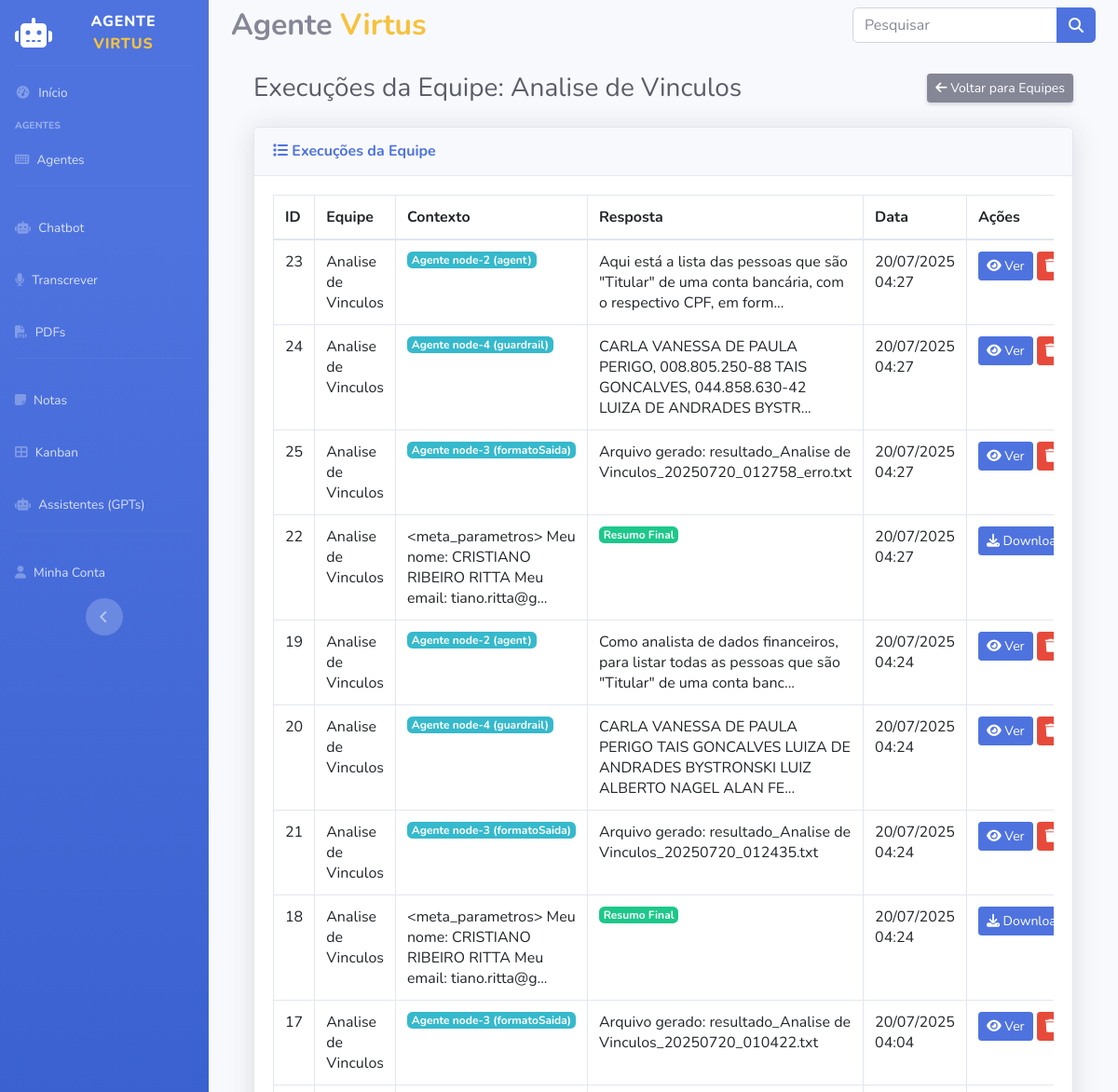
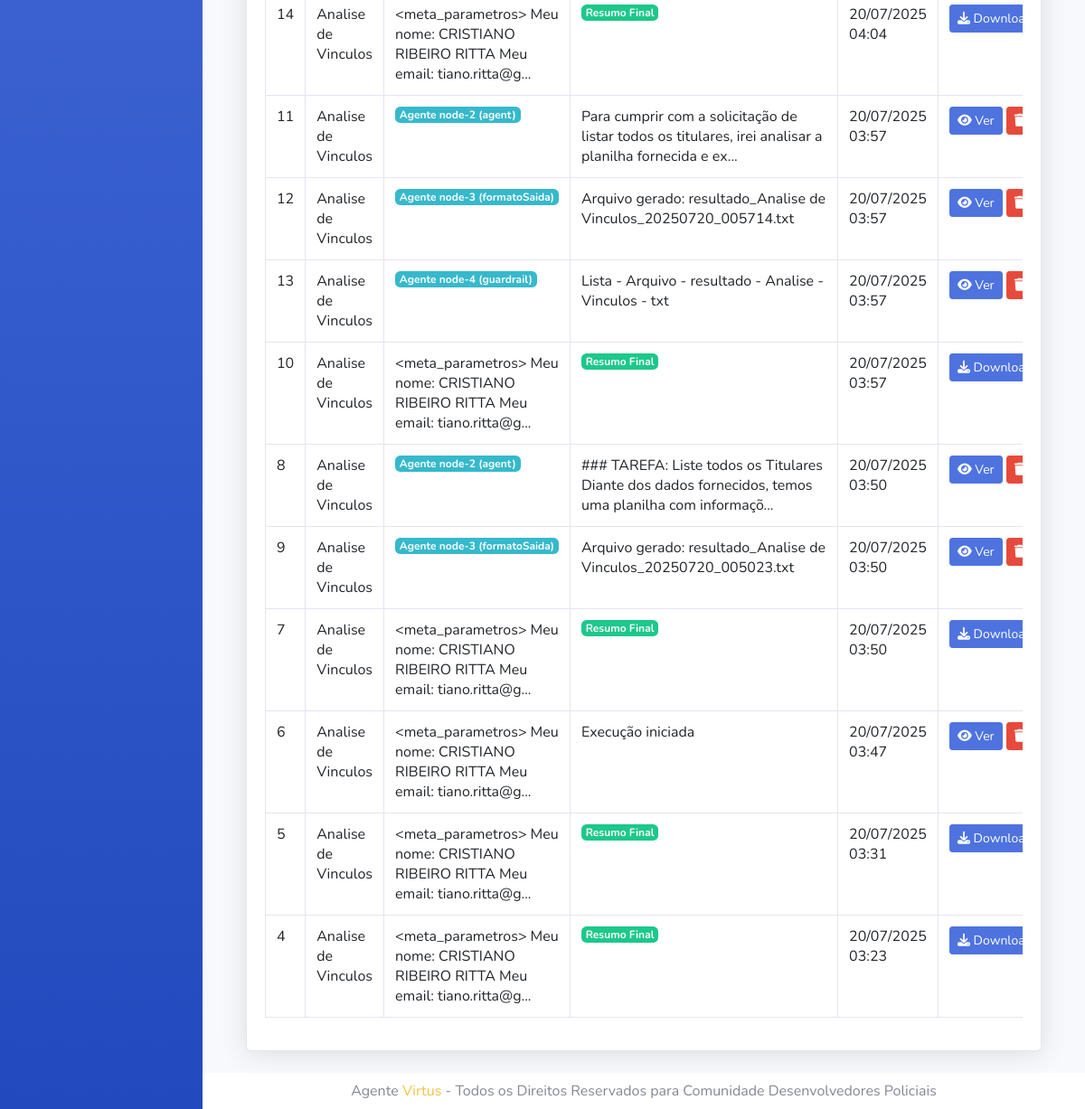
Page /agentesinteligentes/equipe/4/execucoes on the committed database (2 pictures, top to bottom).
### models/models.py (models this page shows, shortened)
class EquipeInteligente(db.Model):
    id = db.Column(db.Integer, primary_key=True)
    nome = db.Column(db.String(200), nullable=False)
    descricao = db.Column(db.Text, nullable=True)
    processo = db.Column(db.String(50), nullable=False)
    memoria = db.Column(db.Integer, nullable=False, default=1) # 1 = ativo, 0 = inativo
    layout = db.Column(db.Text().with_variant(LONGTEXT, "mysql")) # JSON com nós e conexões
    criado_em = db.Column(db.DateTime, default=datetime.utcnow)
    menu_ordem = db.Column(db.Integer, nullable=True)

class ExecucaoEquipe(db.Model):
    id = db.Column(db.Integer, primary_key=True)
    equipe_id = db.Column(db.Integer, db.ForeignKey('equipe_inteligente.id'), nullable=False)
    contexto = db.Column(db.Text, nullable=True)
    resposta = db.Column(db.Text, nullable=True)
    criado_em = db.Column(db.DateTime, default=datetime.utcnow)
    atualizado_em = db.Column(db.DateTime, default=datetime.utcnow, onupdate=datetime.utcnow)
    equipe = db.relationship('EquipeInteligente', backref=db.backref('execucoes', lazy=True))

### routes.py (the view)
    @app.route('/agentesinteligentes/equipe/<int:equipe_id>/execucoes')
    def listar_execucoes_equipe(equipe_id):
        return AgentesController.listar_execucoes(equipe_id)

### app.py (called while the page is built)
@app.before_request
def carregar_menus_dinamicos():
    try:
        menus_dinamicos = EquipeInteligente.query.filter(
            EquipeInteligente.menu_ordem > 0
        ).order_by(EquipeInteligente.menu_ordem).all()
        app.jinja_env.globals['menus'] = menus_dinamicos
    except Exception as e:
        app.jinja_env.globals['menus'] = []
        print(f"Erro ao carregar menus dinâmicos: {e}")

### templates/agentes/execucoes.html (shortened to what this page needs)
{% extends 'layout/base.html' %}
{% block main %}
<div class="container-fluid">
    <div class="d-sm-flex align-items-center justify-content-between mb-4">
        <h1 class="h3 mb-0 text-gray-800">
            {% if equipe %}
                Execuções da Equipe: {{ equipe.nome }}
            {% else %}
                Todas as Execuções
            {% endif %}
        </h1>
        <div>
            {% if equipe %}
                <a href="/agentesinteligentes/equipes" class="btn btn-sm btn-secondary shadow-sm">
                    <i class="fas fa-arrow-left"></i> Voltar para Equipes
                </a>
            {% else %}
                <a href="/agentesinteligentes/equipes" class="btn btn-sm btn-primary shadow-sm">
                    <i class="fas fa-robot"></i> Ver Equipes
                </a>
            {% endif %}
        </div>
    </div>
    <div class="card shadow mb-4">
        <div class="card-header py-3">
            <h6 class="m-0 font-weight-bold text-primary">
                <i class="fas fa-list"></i>
                {% if equipe %}
                    Execuções da Equipe
                {% else %}
                    Todas as Execuções
                {% endif %}
            </h6>
        </div>
        <div class="card-body">
            {% if execucoes %}
                <div class="table-responsive">
                    <table class="table table-bordered" id="dataTable" width="100%" cellspacing="0">
                        <thead>
                            <tr>
                                <th>ID</th>
                                <th>Equipe</th>
                                <th>Contexto</th>
                                <th>Resposta</th>
                                <th>Data</th>
                                <th width="1%">Ações</th>
                            </tr>
                        </thead>
                        <tbody>
                            {% for execucao in execucoes %}
                            <tr>
                                <td>{{ execucao.id }}</td>
                                <td>
                                    {% if equipe %}
                                        {{ equipe.nome }}
                                    {% else %}
                                        {{ execucao.equipe.nome }}
                                    {% endif %}
                                </td>
                                <td>
                                    {% if execucao.contexto %}
                                        {% if "Agente" in execucao.contexto %}
                                            <span class="badge badge-info">{{ execucao.contexto.split(' - ')[1] if ' - ' in execucao.contexto else execucao.contexto }}</span>
                                        {% else %}
                                            {{ execucao.contexto[:100] }}{% if execucao.contexto|length > 100 %}...{% endif %}
                                        {% endif %}
                                    {% else %}
                                        <span class="text-muted">Sem contexto</span>
                                    {% endif %}
                                </td>
                                <td>
                                    {% if execucao.resposta %}
                                        {% if "Execução completa" in execucao.resposta %}
                                            <span class="badge badge-success">Resumo Final</span>
                                        {% else %}
                                            {{ execucao.resposta[:100] }}{% if execucao.resposta|length > 100 %}...{% endif %}
                                        {% endif %}
                                    {% else %}
                                        <span class="text-muted">Sem resposta</span>
                                    {% endif %}
                                </td>
                                <td>{{ execucao.criado_em.strftime('%d/%m/%Y %H:%M') }}</td>
                                <td nowrap>
                                    {% if "Execução completa" in execucao.resposta %}
                                    <a href="/agentesinteligentes/download_arquivo/{{ execucao.equipe_id }}/{{ execucao.id }}/txt" class="btn btn-primary btn-sm">
                                        <i class="fas fa-download"></i> Download
                                    </a>
                                    {% endif %}
                                    <a href="/agentesinteligentes/execucao/{{ execucao.id }}" class="btn btn-primary btn-sm">
                                        <i class="fas fa-eye"></i> Ver
                                    </a>
                                    <button type="button" class="btn btn-danger btn-sm btn-excluir"
                                        data-execucao-id="{{ execucao.id }}" data-execucao-contexto="{{ execucao.contexto }}">
                                        <i class="fas fa-trash"></i> Excluir
                                    </button>
                                </td>
                            </tr>
                            {% endfor %}
                        </tbody>
                    </table>
                </div>
            {% else %}
                <div class="text-center text-muted">
                    <i class="fas fa-info-circle fa-3x mb-3"></i>
                    <p>Nenhuma execução encontrada.</p>
                </div>
            {% endif %}
        </div>
    </div>
</div>
{% endblock %}

### rows in the picture
EquipeInteligente: nome "Analise de Vinculos"
ExecucaoEquipe: id "23", contexto "Agente node-2 (agent)", resposta "Aqui está a lista das pessoas que são \"Titular\" de uma conta bancária, com o respectivo CPF, em form", criado_em "20/07/2025 04:27"
ExecucaoEquipe: id "24", contexto "Agente node-4 (guardrail)", resposta "CARLA VANESSA DE PAULA PERIGO, 008.805.250-88 TAIS GONCALVES, 044.858.630-42 LUIZA DE ANDRADES BYSTR", criado_em "20/07/2025 04:27"
ExecucaoEquipe: id "25", contexto "Agente node-3 (formatoSaida)", resposta "Arquivo gerado: resultado_Analise de Vinculos_20250720_012758_erro.txt", criado_em "20/07/2025 04:27"
ExecucaoEquipe: id "22", contexto "<meta_parametros> Meu nome: CRISTIANO RIBEIRO RITTA Meu email: tiano.ritta@g", shows "Resumo Final", criado_em "20/07/2025 04:27"
ExecucaoEquipe: id "19", contexto "Agente node-2 (agent)", resposta "Como analista de dados financeiros, para listar todas as pessoas que são \"Titular\" de uma conta banc", criado_em "20/07/2025 04:24"
ExecucaoEquipe: id "20", contexto "Agente node-4 (guardrail)", resposta "CARLA VANESSA DE PAULA PERIGO TAIS GONCALVES LUIZA DE ANDRADES BYSTRONSKI LUIZ ALBERTO NAGEL ALAN FE", criado_em "20/07/2025 04:24"
ExecucaoEquipe: id "21", contexto "Agente node-3 (formatoSaida)", resposta "Arquivo gerado: resultado_Analise de Vinculos_20250720_012435.txt", criado_em "20/07/2025 04:24"
ExecucaoEquipe: id "18", contexto "<meta_parametros> Meu nome: CRISTIANO RIBEIRO RITTA Meu email: tiano.ritta@g", shows "Resumo Final", criado_em "20/07/2025 04:24"
ExecucaoEquipe: id "17", contexto "Agente node-3 (formatoSaida)", resposta "Arquivo gerado: resultado_Analise de Vinculos_20250720_010422.txt", criado_em "20/07/2025 04:04"
ExecucaoEquipe: id "14", contexto "<meta_parametros> Meu nome: CRISTIANO RIBEIRO RITTA Meu email: tiano.ritta@g", shows "Resumo Final", criado_em "20/07/2025 04:04"
ExecucaoEquipe: id "11", contexto "Agente node-2 (agent)", resposta "Para cumprir com a solicitação de listar todos os titulares, irei analisar a planilha fornecida e ex", criado_em "20/07/2025 03:57"
ExecucaoEquipe: id "12", contexto "Agente node-3 (formatoSaida)", resposta "Arquivo gerado: resultado_Analise de Vinculos_20250720_005714.txt", criado_em "20/07/2025 03:57"
ExecucaoEquipe: id "13", contexto "Agente node-4 (guardrail)", resposta "Lista - Arquivo - resultado - Analise - Vinculos - txt", criado_em "20/07/2025 03:57"
ExecucaoEquipe: id "10", contexto "<meta_parametros> Meu nome: CRISTIANO RIBEIRO RITTA Meu email: tiano.ritta@g", shows "Resumo Final", criado_em "20/07/2025 03:57"
ExecucaoEquipe: id "8", contexto "Agente node-2 (agent)", resposta "### TAREFA: Liste todos os Titulares Diante dos dados fornecidos, temos uma planilha com informaçõ", criado_em "20/07/2025 03:50"
ExecucaoEquipe: id "9", contexto "Agente node-3 (formatoSaida)", resposta "Arquivo gerado: resultado_Analise de Vinculos_20250720_005023.txt", criado_em "20/07/2025 03:50"
ExecucaoEquipe: id "7", contexto "<meta_parametros> Meu nome: CRISTIANO RIBEIRO RITTA Meu email: tiano.ritta@g", shows "Resumo Final", criado_em "20/07/2025 03:50"
ExecucaoEquipe: id "6", contexto "<meta_parametros> Meu nome: CRISTIANO RIBEIRO RITTA Meu email: tiano.ritta@g", resposta "Execução iniciada", criado_em "20/07/2025 03:47"
ExecucaoEquipe: id "5", contexto "<meta_parametros> Meu nome: CRISTIANO RIBEIRO RITTA Meu email: tiano.ritta@g", shows "Resumo Final", criado_em "20/07/2025 03:31"
ExecucaoEquipe: id "4", contexto "<meta_parametros> Meu nome: CRISTIANO RIBEIRO RITTA Meu email: tiano.ritta@g", shows "Resumo Final", criado_em "20/07/2025 03:23"
